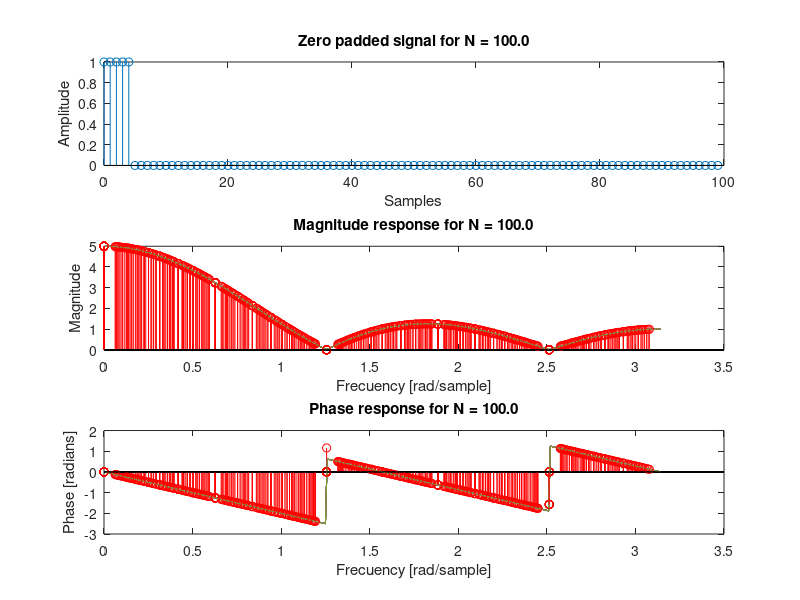

Write the MATLAB code that produced this figure.
clear all
close all
clc

omg=0:0.01:pi;
Ht=(sin((5/2)*omg)./sin(omg/2))...
    .*exp(-j*2*omg);

for i=5:5:95
    x=[1 1 1 1 1 zeros(1,i)];
    N=length(x);
    Hc=fft(x);
    k=0:(2*pi/N):2*pi-(2*pi/N);
    subplot(3,1,1)
    stem(0:N-1,x)
    title(sprintf('Zero padded signal for N = %.1f',i+5))
    ylabel('Amplitude')
    xlabel('Samples')
    subplot(3,1,2)
    plot(omg,abs(Ht))
    hold on
    stem(k(1:length(k)/2),abs(Hc(1:length(k)/2)),'r')
    title(sprintf('Magnitude response for N = %.1f',i+5))
    ylabel('Magnitude')
    xlabel('Frecuency [rad/sample]')
    subplot(3,1,3)
    plot(omg,angle(Ht))
    hold on
    stem(k(1:length(k)/2),angle(Hc(1:length(k)/2)),'r')
    title(sprintf('Phase response for N = %.1f',i+5))
    ylabel('Phase [radians]')
    xlabel('Frecuency [rad/sample]')
    pause(2)
end